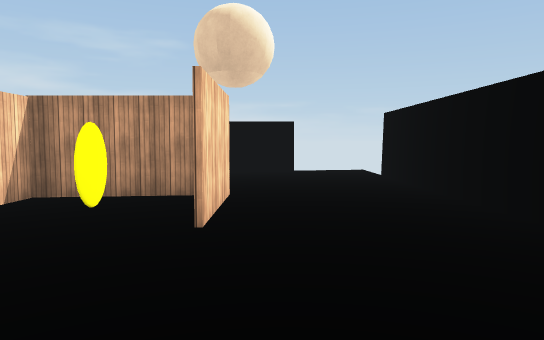
[1] (above)

19 first-person views from a walk through a Unity game level. The camera is 1.5 m above the floor, tilts 4° down and sees 70° across. The floor is counted in squares, 2 m on a side. Each view is taken from the middle of a square. On the plan, view 1 faces up. The plan holds only what a view shows up to about 12 squares ahead; the rest is blank. Surface patterns are stand-ins for the level's own textures.

[2]
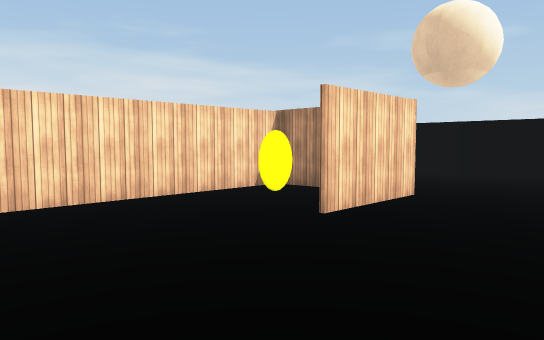

[3]
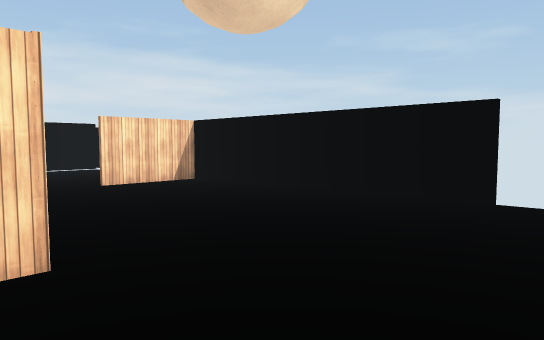

[4]
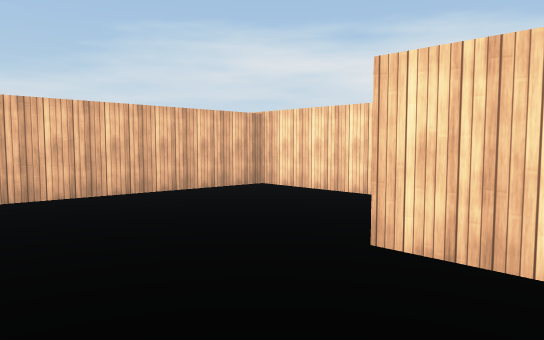

[5]
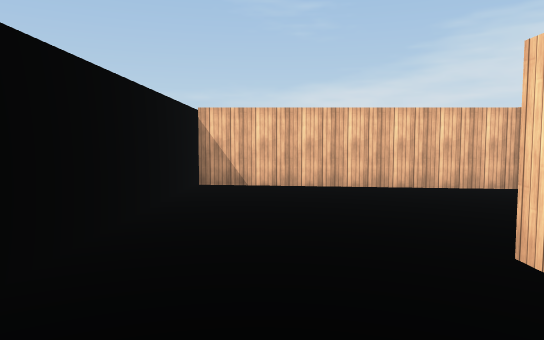

[6]
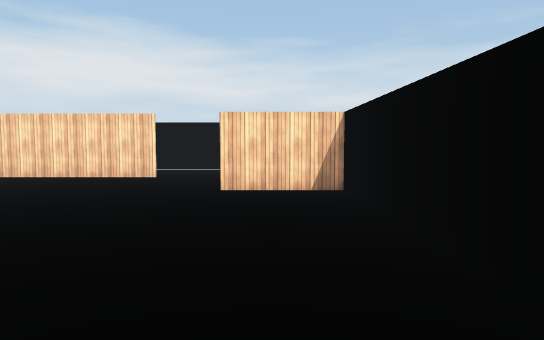

[7]
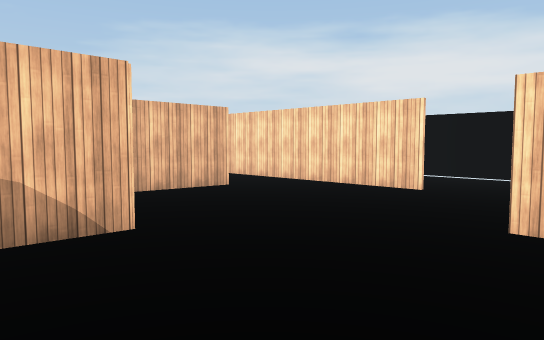

[8]
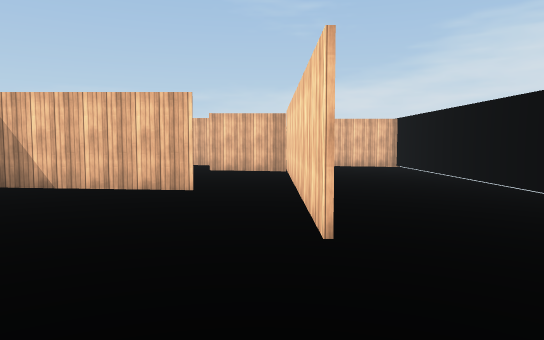

[9]
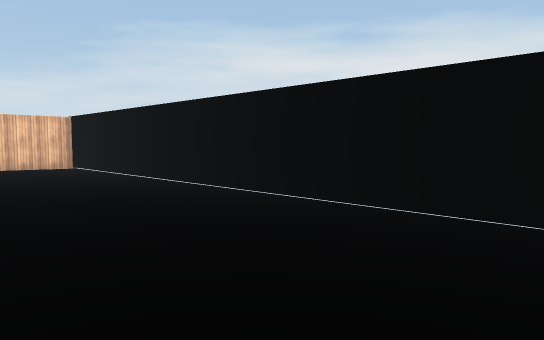

[10]
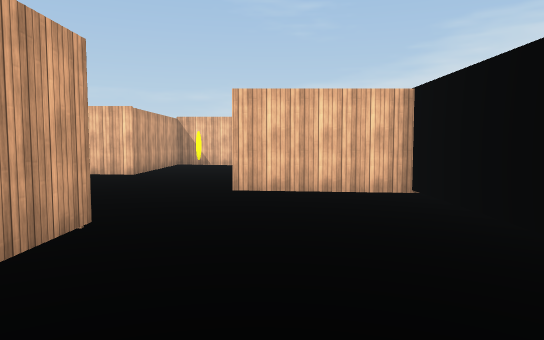

[11]
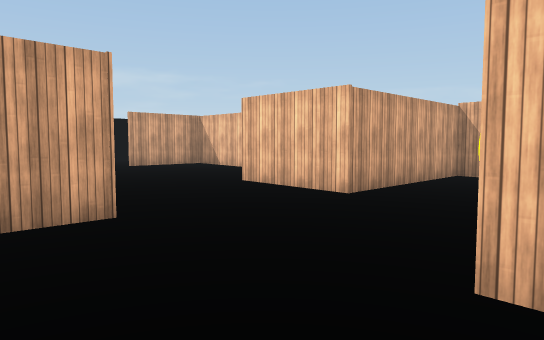

[12]
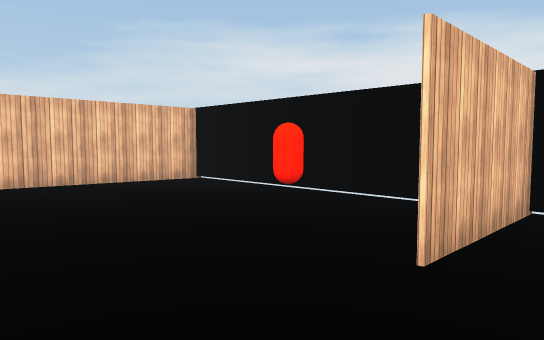

[13]
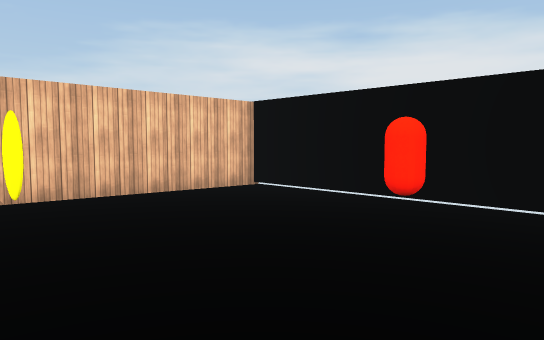

[14]
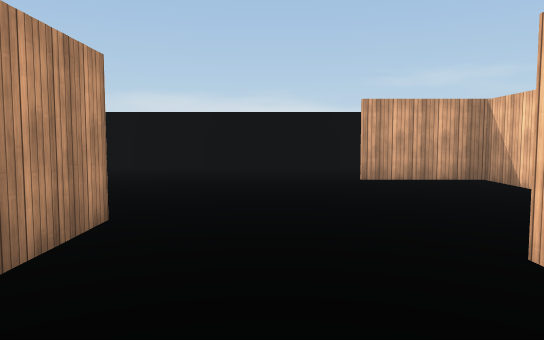

[15]
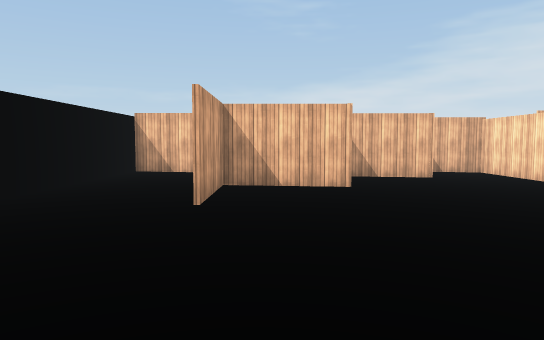

[16]
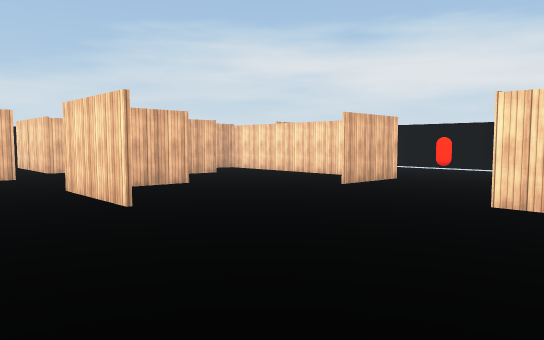

[17]
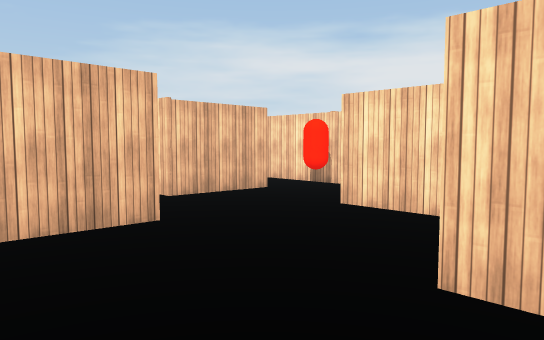

[18]
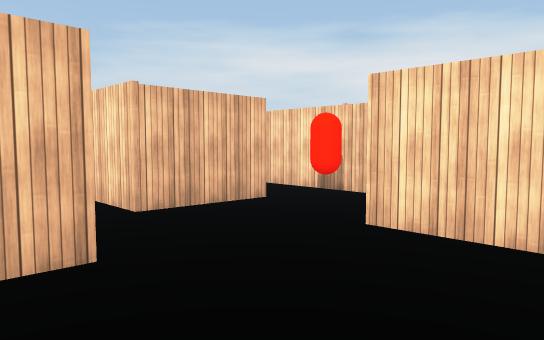

[19]
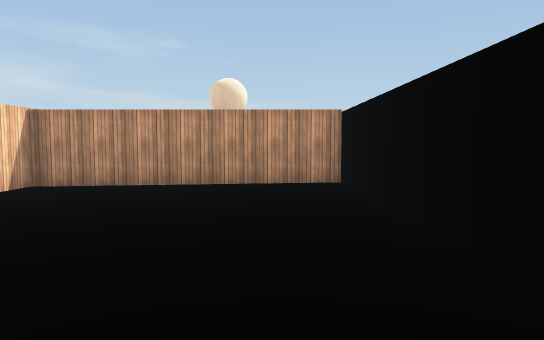

### Floor plan
Key: @ floor where view 1 was taken; # wall or solid block; . main floor; : floor 0.25 m higher than the main floor; T thing the floor can be seen under or through; C red capsule.
Columns run from 13 left of view 1 to 3 right of it. Each row starts with its distance up from view 1.
 11        #######
 10        #.:::::::
  9   .... #.:::::::
  8  ........:::::::#
  7 #........:::::::#
  6 #....T...####:::#
  5 #....T...#::#:::#
  4 #....T...#::#:
  3 #....T.###:::
  2 #....#.  #:::
  1 #....#.. #::::::#
  0 #... #.. #:::@::#
 -1 #... ### ########
 -2 #...   # #::::::#
 -3 #......# #::::::#
 -4 ####...###::::::#
 -5 #........:::::::#
 -6 #........:::::::#
 -7 #C....###::::#::#
 -8 #.....#..::::#::#
 -9 #.....#..::###::#
-10 #.....#..::#::::#
-11 #######.####::::#
-12       #.#:::::###
-13       ###C###:
-14         #:  #
-15         #   #

Positions as (right, up) in squares from view 1, and headings:
1: (0, 0), facing up
2: (2, 0), facing up-left
3: (2, 5), facing up-left
4: (2, 5), facing down-left
5: (1, 6), facing down
6: (1, 9), facing left
7: (-2, 9), facing down-left
8: (-8, 9), facing down
9: (-8, 9), facing down-left
10: (-10, 2), facing down
11: (-10, -2), facing down-right
12: (-7, -3), facing down-left
13: (-7, -5), facing down-left
14: (-7, -5), facing right
15: (-1, -2), facing down
16: (2, -2), facing down-left
17: (2, -8), facing down-left
18: (1, -9), facing down-left
19: (1, -8), facing up
